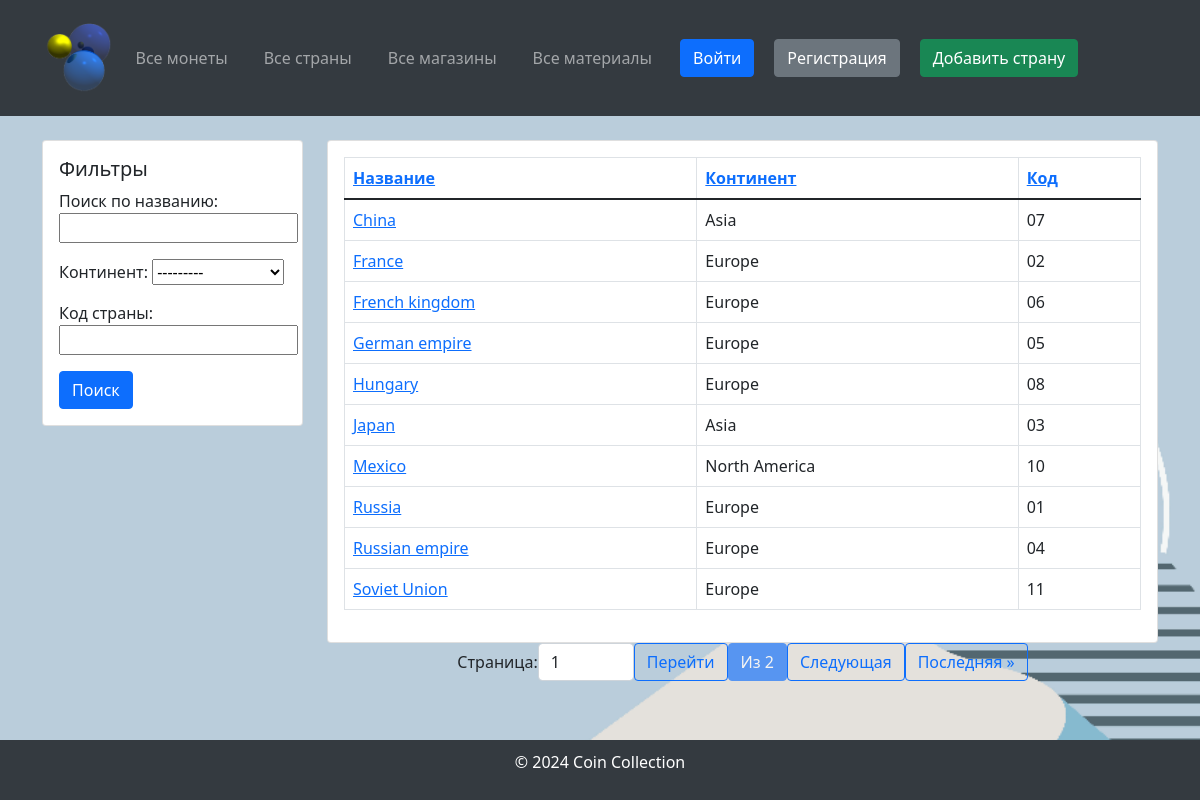
The app's page /countries/ with its own data.
### coindb/models.py (models this page shows, shortened)
class Country(models.Model):
    CONTINENT_CHOICES = [
        ("Africa", "Africa"),
        ("Asia", "Asia"),
        ("Europe", "Europe"),
        ("North America", "North America"),
        ("South America", "South America"),
        ("Antarctica", "Antarctica"),
        ("Australia", "Australia"),
    ]
    name = models.CharField(max_length=255, verbose_name="Country Name")
    continent = models.CharField(max_length=20, choices=CONTINENT_CHOICES, verbose_name="Continent")
    code = models.CharField(max_length=10, verbose_name="Country Code", unique=True)
    class Meta:
        verbose_name = "Country"
        verbose_name_plural = "Countries"

### coindb/views.py (the view)
# urls.py: path('countries/', views.CountryListView.as_view(), name='country_list'),
class CountryListView(ListView):
    model = Country
    template_name = 'country/country_list.html'
    context_object_name = 'countries'
    paginate_by = 10
    def get_queryset(self):
        queryset = super().get_queryset()
        country_filter = CountryFilterSet(self.request.GET, queryset=queryset)
        filtered_queryset = country_filter.qs
        sort = self.request.GET.get('sort', 'name')
        order = self.request.GET.get('order', 'asc')
        if order == 'desc':
            sort = f'-{sort}'
        return filtered_queryset.order_by(sort)
    def get_context_data(self, **kwargs):
        context = super().get_context_data(**kwargs)
        queryset = self.get_queryset()
        paginator = Paginator(queryset, self.paginate_by)
        page_number = self.request.GET.get('page')
        page_obj = paginator.get_page(page_number)
        context['page_obj'] = page_obj
        context['filter'] = CountryFilterSet(self.request.GET, queryset=queryset)
        return context

### templates/country/country_list.html (shortened to what this page needs)
{% extends 'base.html' %}
{% block sidebar %}
    <div class="col-md-12 mb-4">
        <div class="card">
            <div class="card-body">
                <form method="get">
                    <h5 class="card-title">Фильтры</h5>
                    {{ filter.form.as_p }}
                    <button type="submit" class="btn btn-primary">Поиск</button>
                </form>
            </div>
        </div>
    </div>
{% endblock %}
{% block content %}
    <div class="card">
        <div class="card-body">
            <table class="table table-bordered">
                <thead>
                <tr>
                    <th>
                        <a href="?sort=name{% if request.GET.sort == 'name' and request.GET.order != 'desc' %}&order=desc{% endif %}">
                            Название
                        </a>
                    </th>
                    <th>
                        <a href="?sort=continent{% if request.GET.sort == 'continent' and request.GET.order != 'desc' %}&order=desc{% endif %}">
                            Континент
                        </a>
                    </th>
                    <th>
                        <a href="?sort=code{% if request.GET.sort == 'code' and request.GET.order != 'desc' %}&order=desc{% endif %}">
                            Код
                        </a>
                    </th>
                </tr>
                </thead>
                <tbody>
                {% for country in countries %}
                    <tr>
                        <td><a href="{% url 'country_detail' country.id %}">{{ country.name }}</a></td>
                        <td>{{ country.continent }}</td>
                        <td>{{ country.code }}</td>
                    </tr>
                {% empty %}
                    <tr>
                        <td colspan="3" class="text-center">Страны не найдены</td>
                    </tr>
                {% endfor %}
                </tbody>
            </table>
        </div>
    </div>
    <div class="pagination justify-content-center">
        <form method="get" class="d-inline-flex align-items-center">
            <label for="page-input" class="mr-2">Страница:</label>
            <input type="number" id="page-input" name="page" value="{{ page_obj.number }}" min="1"
                   max="{{ page_obj.paginator.num_pages }}" class="form-control w-auto" style="width: 80px;">
            <button type="submit" class="btn btn-outline-primary ml-2">Перейти</button>
        </form>
        <span class="btn btn-primary disabled ml-2">Из {{ page_obj.paginator.num_pages }}</span>
        {% if page_obj.has_next %}
            <a href="?page={{ page_obj.next_page_number }}{% if request.GET.sort %}&sort={{ request.GET.sort }}{% endif %}{% if request.GET.order %}&order={{ request.GET.order }}{% endif %}"
               class="btn btn-outline-primary">Следующая</a>
            <a href="?page={{ page_obj.paginator.num_pages }}{% if request.GET.sort %}&sort={{ request.GET.sort }}{% endif %}{% if request.GET.order %}&order={{ request.GET.order }}{% endif %}"
               class="btn btn-outline-primary">Последняя &raquo;</a>
        {% endif %}
    </div>
{% endblock %}

### templates/base.html (style rules this page uses)
body, html { display: flex; flex-direction: column; min-height: 100vh; margin: 0; }
body { background-image: url("/media/background.png"); background-size: cover; background-repeat: no-repeat; background-position: center; }

### records on screen
Country: name "China", continent "Asia", code "07"
Country: name "France", continent "Europe", code "02"
Country: name "French kingdom", continent "Europe", code "06"
Country: name "German empire", continent "Europe", code "05"
Country: name "Hungary", continent "Europe", code "08"
Country: name "Japan", continent "Asia", code "03"
Country: name "Mexico", continent "North America", code "10"
Country: name "Russia", continent "Europe", code "01"
Country: name "Russian empire", continent "Europe", code "04"
Country: name "Soviet Union", continent "Europe", code "11"

### other values on screen
{{ page_obj.paginator.num_pages }} "2"
